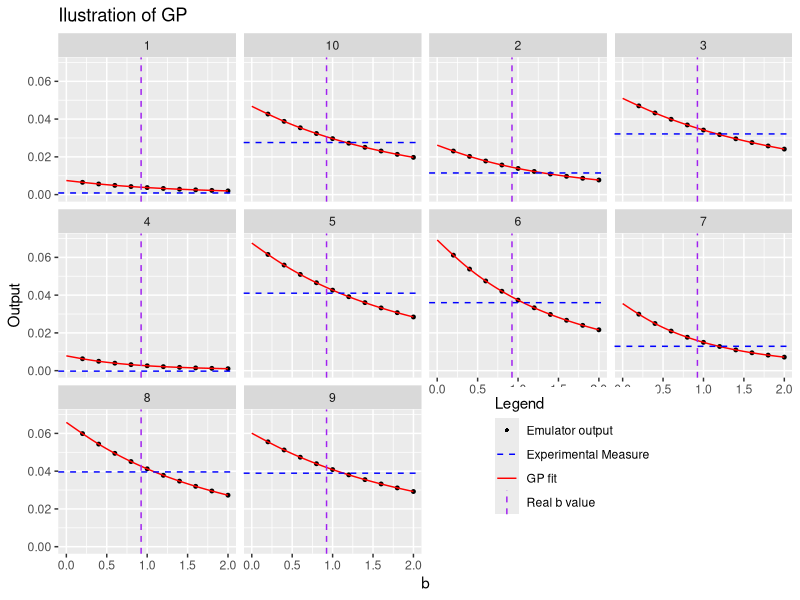

The R script that drew this image:
#hjScript to fit the values of the prediction of the GP fit

library(ggplot2)

#Loading the GP data
dataGP=read.csv('predictedvalues.csv');dataGP=dataGP[,-1]
#names(dataGP)=c('pt1','pt2','pt3','pt4','pt5','pt6','pt7','pt8','pt9','pt10')


dataexp=read.csv('experimental_data.csv');measures=dataexp$measures
#Loading the Simulation data
dataSimulation=read.csv('simulation_datab.csv')
test=seq(0,2,by=0.01);train=seq(0.2,2,by=0.2)
#Organizing the data
data=data.frame();data2=data.frame()
n=10
for(k in 1:n){
	fit=dataGP[,k];l=length(fit)
	location=rep(k,l)
	temp=cbind(test,fit,location)
	data=rbind(data,temp)

	output=as.numeric(dataSimulation[k,3:12])
	location=rep(k,10)
	temp=cbind(train,output,location)
	data2=rbind(data2,temp)
}





#Starting the plotting part
g=ggplot(data,aes(test),size=1)+facet_wrap(~location)

#Adding the first layer
g=g+geom_point(data=data2,aes(x=train,y=output,color='Emulator output'),size=1)#Adding the points
g=g+geom_line(aes(y=fit,color='GP fit'),linetype='solid')#size=0.5) #Adding the fits


#Telling ggplot to put the true exp measurement in each facet
interm=data.frame(location=levels(as.factor(data$location)),y=measures)
interm2=data.frame(location=levels(as.factor(data$location)),y=rep(0.925,10))


g=g+geom_hline(data=interm,aes(yintercept=measures,color='Experimental Measure'),linetype='dashed')
g=g+geom_vline(data=interm2,aes(xintercept=y,color='Real b value'),linetype='dashed')

#Adding labels

#Adding legends
bb=values=c('green','red','blue','black')
a=guide_legend(override.aes=list(linetype=c('blank','dashed','solid','dashed'),shape=c(16,NA,NA,NA)))
g=g+scale_colour_manual('Legend',values=c('black','blue','red','purple'),guide=a)

g=g+theme(legend.position=c(0.7,0.2))

g=g+labs(title='Ilustration of GP',x='b',y='Output')
ggsave('../Tesis/FigChap3/fitted.jpg',g)
	
	
	
